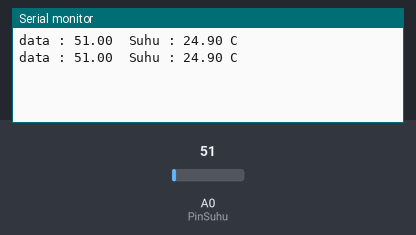
Simulated run of this sketch. Board: Arduino Uno, built with avr-gcc and run on an emulated ATmega328P. On the bench: the last lines printed to the serial monitor. Inputs (shaded band) come from the test bench; at power-on: A0 (PinSuhu) = 51.

Above: at 1.8 s.
1.9 s: A0 (PinSuhu) set to 61
At 2.8 s:
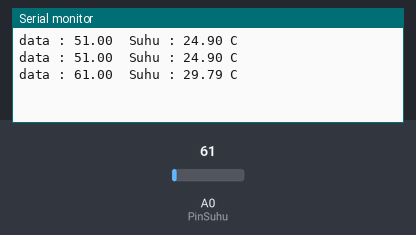
3.4 s: A0 (PinSuhu) set to 71
At 4.8 s:
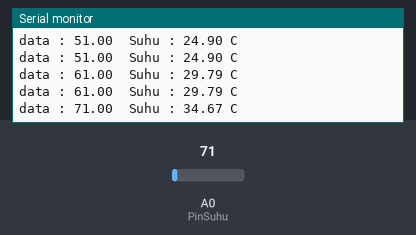
Timing chart, 0 to 6.4 s (numbered marks = the images above; inputs shaded):
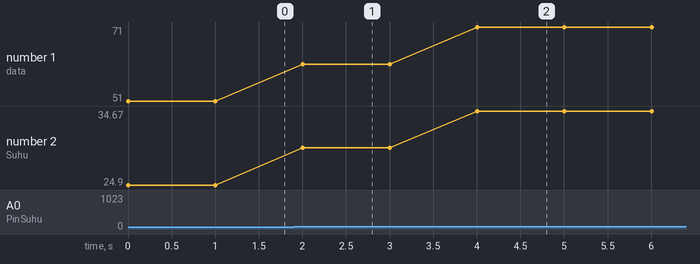

The sketch:

program_suhu.ino
```cpp
int PinSuhu = A0 ;
float suhu, data ;
void setup() {
Serial.begin(9600) ;
pinMode(PinSuhu, INPUT) ;
}
void loop() {
  data = analogRead(PinSuhu) ;
  suhu = data * 500 / 1024 ;

  Serial.print("data : ") ;
  Serial.print(data ) ;
  Serial.print("  Suhu : ");
  Serial.print(suhu) ;
  Serial.print(" C") ;
  Serial.println();
  delay(1000) ;
}
```

Measured:
- after the input at 1.9 s, the serial monitor: prints a new line after 0.10 s (image 1)
- after the input at 3.4 s, the serial monitor: prints a new line after 0.60 s (image 2)
- plotted number 1: 51 → 61 after the input at 1.9 s, 61 → 71 after the input at 3.4 s
- plotted number 2: 24.9 → 29.79 after the input at 1.9 s, 29.79 → 34.67 after the input at 3.4 s
